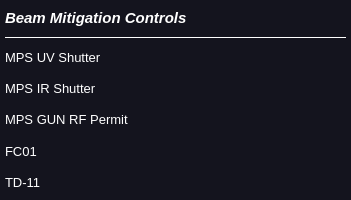
   <widget class="QFrame" name="mitigation_controls">
    <property name="geometry">
     <rect>
      <x>439</x>
      <y>10</y>
      <width>351</width>
      <height>200</height>
     </rect>
    </property>
    <property name="styleSheet">
     <string notr="true">QFrame{
background-color: rgb(20,20,30);
color: rgb(255,255,255);
}

PyDMLabel[alarmSensitiveBorder=&quot;true&quot;][alarmSeverity=&quot;0&quot;] {
  color: rgb(80,200,120);
  border-color: rgb(80,255,120);
  border-width: 2px;
  border-style: solid;
}

PyDMLabel[alarmSensitiveBorder=&quot;true&quot;][alarmSeverity=&quot;1&quot;] {
  color: rgb(192,192,0);
  border-color: rgb(255,255,0);
  border-width: 2px;
  border-style: solid;
}

PyDMLabel[alarmSensitiveBorder=&quot;true&quot;][alarmSeverity=&quot;2&quot;] {
  color: rgb(255,69,58);
  border-color: rgb(255,0,0);
  border-width: 3px;
  border-style: double;
}

PyDMLabel[alarmSensitiveBorder=&quot;true&quot;][alarmSeverity=&quot;3&quot;] {
  color: rgb(160,50,200);
  border-color: rgb(192,0,255);
  border-width: 2px;
  border-style: dashed;
}

PyDMLabel[alarmSensitiveBorder=&quot;true&quot;][alarmSeverity=&quot;4&quot;] {
  color: rgb(218,218,218);
  border-color: rgb(218,218,218);
  border-width: 3px;
  border-style: dashed;
}
</string>
    </property>
    <property name="frameShape">
     <enum>QFrame::NoFrame</enum>
    </property>
    <property name="frameShadow">
     <enum>QFrame::Plain</enum>
    </property>
    <layout class="QGridLayout" name="gridLayout">
     <property name="leftMargin">
      <number>5</number>
     </property>
     <property name="topMargin">
      <number>5</number>
     </property>
     <property name="rightMargin">
      <number>5</number>
     </property>
     <property name="bottomMargin">
      <number>5</number>
     </property>
     <property name="spacing">
      <number>5</number>
     </property>
     <item row="2" column="1">
      <widget class="PyDMEnumButton" name="mit_laser">
       <property name="minimumSize">
        <size>
         <width>110</width>
         <height>0</height>
        </size>
       </property>
       <property name="maximumSize">
        <size>
         <width>110</width>
         <height>16777215</height>
        </size>
       </property>
       <property name="font">
        <font>
         <pointsize>11</pointsize>
         <weight>75</weight>
         <bold>true</bold>
        </font>
       </property>
       <property name="toolTip">
        <string/>
       </property>
       <property name="styleSheet">
        <string notr="true">PyDMEnumButton{
background-color: rgb(20,20,30);
}
QPushButton {
background-color: rgb(40,40,50);
color: rgb(255,255,255);
}</string>
       </property>
       <property name="alarmSensitiveContent" stdset="0">
        <bool>false</bool>
       </property>
       <property name="alarmSensitiveBorder" stdset="0">
        <bool>false</bool>
       </property>
       <property name="PyDMToolTip" stdset="0">
        <string/>
       </property>
       <property name="monitorDisp" stdset="0">
        <bool>false</bool>
       </property>
       <property name="channel" stdset="0">
        <string>IOC:SYS1:MP01:MSHUTCTL</string>
       </property>
       <property name="items" stdset="0">
        <stringlist>
         <string>No</string>
         <string>Yes</string>
        </stringlist>
       </property>
       <property name="useCustomOrder" stdset="0">
        <bool>false</bool>
       </property>
       <property name="invertOrder" stdset="0">
        <bool>true</bool>
       </property>
       <property name="customOrder" stdset="0">
        <stringlist/>
       </property>
       <property name="orientation" stdset="0">
        <enum>Qt::Horizontal</enum>
       </property>
       <property name="marginTop" stdset="0">
        <number>2</number>
       </property>
       <property name="marginBottom" stdset="0">
        <number>2</number>
       </property>
       <property name="marginLeft" stdset="0">
        <number>2</number>
       </property>
       <property name="marginRight" stdset="0">
        <number>2</number>
       </property>
       <property name="horizontalSpacing" stdset="0">
        <number>2</number>
       </property>
       <property name="verticalSpacing" stdset="0">
        <number>2</number>
       </property>
       <property name="checkable" stdset="0">
        <bool>true</bool>
       </property>
      </widget>
     </item>
     <item row="7" column="2">
      <widget class="PyDMLabel" name="PyDMLabel_4">
       <property name="minimumSize">
        <size>
         <width>0</width>
         <height>25</height>
        </size>
       </property>
       <property name="maximumSize">
        <size>
         <width>80</width>
         <height>16777215</height>
        </size>
       </property>
       <property name="font">
        <font>
         <pointsize>10</pointsize>
        </font>
       </property>
       <property name="toolTip">
        <string/>
       </property>
       <property name="alignment">
        <set>Qt::AlignCenter</set>
       </property>
       <property name="alarmSensitiveContent" stdset="0">
        <bool>true</bool>
       </property>
       <property name="channel" stdset="0">
        <string>DUMP:LI11:390:TGT_STS</string>
       </property>
      </widget>
     </item>
     <item row="3" column="2">
      <widget class="PyDMLabel" name="PyDMLabel_21">
       <property name="minimumSize">
        <size>
         <width>0</width>
         <height>25</height>
        </size>
       </property>
       <property name="maximumSize">
        <size>
         <width>80</width>
         <height>16777215</height>
        </size>
       </property>
       <property name="font">
        <font>
         <pointsize>10</pointsize>
        </font>
       </property>
       <property name="toolTip">
        <string/>
       </property>
       <property name="alignment">
        <set>Qt::AlignCenter</set>
       </property>
       <property name="alarmSensitiveContent" stdset="0">
        <bool>true</bool>
       </property>
       <property name="channel" stdset="0">
        <string>IOC:SYS1:MP01:LSHUTCTL</string>
       </property>
      </widget>
     </item>
     <item row="1" column="0" colspan="3">
      <widget class="Line" name="line_8">
       <property name="frameShadow">
        <enum>QFrame::Plain</enum>
       </property>
       <property name="orientation">
        <enum>Qt::Horizontal</enum>
       </property>
      </widget>
     </item>
     <item row="2" column="0">
      <widget class="QLabel" name="label_2">
       <property name="font">
        <font>
         <pointsize>10</pointsize>
        </font>
       </property>
       <property name="text">
        <string>MPS UV Shutter</string>
       </property>
      </widget>
     </item>
     <item row="4" column="2">
      <widget class="PyDMLabel" name="PyDMLabel">
       <property name="minimumSize">
        <size>
         <width>0</width>
         <height>25</height>
        </size>
       </property>
       <property name="maximumSize">
        <size>
         <width>80</width>
         <height>16777215</height>
        </size>
       </property>
       <property name="font">
        <font>
         <pointsize>10</pointsize>
        </font>
       </property>
       <property name="toolTip">
        <string/>
       </property>
       <property name="alignment">
        <set>Qt::AlignCenter</set>
       </property>
       <property name="alarmSensitiveContent" stdset="0">
        <bool>true</bool>
       </property>
       <property name="channel" stdset="0">
        <string>IOC:SYS1:MP01:PCELLCTL</string>
       </property>
      </widget>
     </item>
     <item row="7" column="0">
      <widget class="QLabel" name="label_4">
       <property name="font">
        <font>
         <pointsize>10</pointsize>
        </font>
       </property>
       <property name="text">
        <string>TD-11</string>
       </property>
      </widget>
     </item>
     <item row="3" column="1">
      <widget class="PyDMEnumButton" name="mit_TD11_2">
       <property name="minimumSize">
        <size>
         <width>110</width>
         <height>0</height>
        </size>
       </property>
       <property name="maximumSize">
        <size>
         <width>110</width>
         <height>16777215</height>
        </size>
       </property>
       <property name="font">
        <font>
         <pointsize>11</pointsize>
         <weight>75</weight>
         <bold>true</bold>
        </font>
       </property>
       <property name="toolTip">
        <string/>
       </property>
       <property name="styleSheet">
        <string notr="true">PyDMEnumButton{
background-color: rgb(20,20,30);
}
QPushButton {
background-color: rgb(40,40,50);
color: rgb(255,255,255);
}</string>
       </property>
       <property name="alarmSensitiveContent" stdset="0">
        <bool>false</bool>
       </property>
       <property name="alarmSensitiveBorder" stdset="0">
        <bool>false</bool>
       </property>
       <property name="PyDMToolTip" stdset="0">
        <string/>
       </property>
       <property name="monitorDisp" stdset="0">
        <bool>false</bool>
       </property>
       <property name="channel" stdset="0">
        <string>IOC:SYS1:MP01:LSHUTCTL</string>
       </property>
       <property name="items" stdset="0">
        <stringlist>
         <string>No</string>
         <string>Yes</string>
        </stringlist>
       </property>
       <property name="useCustomOrder" stdset="0">
        <bool>false</bool>
       </property>
       <property name="invertOrder" stdset="0">
        <bool>true</bool>
       </property>
       <property name="customOrder" stdset="0">
        <stringlist/>
       </property>
       <property name="orientation" stdset="0">
        <enum>Qt::Horizontal</enum>
       </property>
       <property name="marginTop" stdset="0">
        <number>2</number>
       </property>
       <property name="marginBottom" stdset="0">
        <number>2</number>
       </property>
       <property name="marginLeft" stdset="0">
        <number>2</number>
       </property>
       <property name="marginRight" stdset="0">
        <number>2</number>
       </property>
       <property name="horizontalSpacing" stdset="0">
        <number>2</number>
       </property>
       <property name="verticalSpacing" stdset="0">
        <number>2</number>
       </property>
       <property name="checkable" stdset="0">
        <bool>true</bool>
       </property>
      </widget>
     </item>
     <item row="4" column="0">
      <widget class="QLabel" name="label_3">
       <property name="font">
        <font>
         <pointsize>10</pointsize>
        </font>
       </property>
       <property name="text">
        <string>MPS GUN RF Permit</string>
       </property>
      </widget>
     </item>
     <item row="7" column="1">
      <widget class="PyDMEnumButton" name="mit_TD11">
       <property name="minimumSize">
        <size>
         <width>110</width>
         <height>0</height>
        </size>
       </property>
       <property name="maximumSize">
        <size>
         <width>110</width>
         <height>16777215</height>
        </size>
       </property>
       <property name="font">
        <font>
         <pointsize>11</pointsize>
         <weight>75</weight>
         <bold>true</bold>
        </font>
       </property>
       <property name="toolTip">
        <string/>
       </property>
       <property name="styleSheet">
        <string notr="true">PyDMEnumButton{
background-color: rgb(20,20,30);
}
QPushButton {
background-color: rgb(40,40,50);
color: rgb(255,255,255);
}</string>
       </property>
       <property name="alarmSensitiveContent" stdset="0">
        <bool>false</bool>
       </property>
       <property name="alarmSensitiveBorder" stdset="0">
        <bool>false</bool>
       </property>
       <property name="PyDMToolTip" stdset="0">
        <string/>
       </property>
       <property name="monitorDisp" stdset="0">
        <bool>false</bool>
       </property>
       <property name="channel" stdset="0">
        <string>DUMP:LI11:390:PNEUMATIC</string>
       </property>
       <property name="items" stdset="0">
        <stringlist>
         <string>IN</string>
         <string>OUT</string>
        </stringlist>
       </property>
       <property name="useCustomOrder" stdset="0">
        <bool>false</bool>
       </property>
       <property name="invertOrder" stdset="0">
        <bool>true</bool>
       </property>
       <property name="customOrder" stdset="0">
        <stringlist/>
       </property>
       <property name="orientation" stdset="0">
        <enum>Qt::Horizontal</enum>
       </property>
       <property name="marginTop" stdset="0">
        <number>2</number>
       </property>
       <property name="marginBottom" stdset="0">
        <number>2</number>
       </property>
       <property name="marginLeft" stdset="0">
        <number>2</number>
       </property>
       <property name="marginRight" stdset="0">
        <number>2</number>
       </property>
       <property name="horizontalSpacing" stdset="0">
        <number>2</number>
       </property>
       <property name="verticalSpacing" stdset="0">
        <number>2</number>
       </property>
       <property name="checkable" stdset="0">
        <bool>true</bool>
       </property>
      </widget>
     </item>
     <item row="2" column="2">
      <widget class="PyDMLabel" name="PyDMLabel_2">
       <property name="minimumSize">
        <size>
         <width>0</width>
         <height>25</height>
        </size>
       </property>
       <property name="maximumSize">
        <size>
         <width>80</width>
         <height>16777215</height>
        </size>
       </property>
       <property name="font">
        <font>
         <pointsize>10</pointsize>
        </font>
       </property>
       <property name="toolTip">
        <string/>
       </property>
       <property name="alignment">
        <set>Qt::AlignCenter</set>
       </property>
       <property name="alarmSensitiveContent" stdset="0">
        <bool>true</bool>
       </property>
       <property name="channel" stdset="0">
        <string>IOC:SYS1:MP01:MSHUTCTL</string>
       </property>
      </widget>
     </item>
     <item row="3" column="0">
      <widget class="QLabel" name="label_33">
       <property name="font">
        <font>
         <pointsize>10</pointsize>
        </font>
       </property>
       <property name="text">
        <string>MPS IR Shutter</string>
       </property>
      </widget>
     </item>
     <item row="4" column="1">
      <widget class="PyDMEnumButton" name="mit_gunRF">
       <property name="minimumSize">
        <size>
         <width>110</width>
         <height>0</height>
        </size>
       </property>
       <property name="maximumSize">
        <size>
         <width>110</width>
         <height>16777215</height>
        </size>
       </property>
       <property name="font">
        <font>
         <pointsize>11</pointsize>
         <weight>75</weight>
         <bold>true</bold>
        </font>
       </property>
       <property name="toolTip">
        <string/>
       </property>
       <property name="styleSheet">
        <string notr="true">PyDMEnumButton{
background-color: rgb(20,20,30);
}
QPushButton {
background-color: rgb(40,40,50);
color: rgb(255,255,255);
}</string>
       </property>
       <property name="alarmSensitiveContent" stdset="0">
        <bool>false</bool>
       </property>
       <property name="alarmSensitiveBorder" stdset="0">
        <bool>false</bool>
       </property>
       <property name="PyDMToolTip" stdset="0">
        <string/>
       </property>
       <property name="monitorDisp" stdset="0">
        <bool>false</bool>
       </property>
       <property name="channel" stdset="0">
        <string>IOC:SYS1:MP01:PCELLCTL</string>
       </property>
       <property name="items" stdset="0">
        <stringlist>
         <string>No</string>
         <string>Yes</string>
        </stringlist>
       </property>
       <property name="useCustomOrder" stdset="0">
        <bool>false</bool>
       </property>
       <property name="invertOrder" stdset="0">
        <bool>true</bool>
       </property>
       <property name="customOrder" stdset="0">
        <stringlist/>
       </property>
       <property name="orientation" stdset="0">
        <enum>Qt::Horizontal</enum>
       </property>
       <property name="marginTop" stdset="0">
        <number>2</number>
       </property>
       <property name="marginBottom" stdset="0">
        <number>2</number>
       </property>
       <property name="marginLeft" stdset="0">
        <number>2</number>
       </property>
       <property name="marginRight" stdset="0">
        <number>2</number>
       </property>
       <property name="horizontalSpacing" stdset="0">
        <number>2</number>
       </property>
       <property name="verticalSpacing" stdset="0">
        <number>2</number>
       </property>
       <property name="checkable" stdset="0">
        <bool>true</bool>
       </property>
      </widget>
     </item>
     <item row="0" column="0" colspan="2">
      <widget class="QLabel" name="label_5">
       <property name="minimumSize">
        <size>
         <width>0</width>
         <height>20</height>
        </size>
       </property>
       <property name="font">
        <font>
         <pointsize>11</pointsize>
         <weight>75</weight>
         <italic>true</italic>
         <bold>true</bold>
        </font>
       </property>
       <property name="text">
        <string>Beam Mitigation Controls</string>
       </property>
      </widget>
     </item>
     <item row="6" column="0">
      <widget class="QLabel" name="label">
       <property name="font">
        <font>
         <pointsize>10</pointsize>
        </font>
       </property>
       <property name="text">
        <string>FC01</string>
       </property>
      </widget>
     </item>
     <item row="6" column="1">
      <widget class="PyDMEnumButton" name="mit_FC01">
       <property name="maximumSize">
        <size>
         <width>110</width>
         <height>30</height>
        </size>
       </property>
       <property name="font">
        <font>
         <pointsize>11</pointsize>
         <weight>75</weight>
         <bold>true</bold>
        </font>
       </property>
       <property name="toolTip">
        <string/>
       </property>
       <property name="styleSheet">
        <string notr="true">PyDMEnumButton{
background-color: rgb(20,20,30);
}
QPushButton {
background-color: rgb(40,40,50);
color: rgb(255,255,255);
}</string>
       </property>
       <property name="alarmSensitiveContent" stdset="0">
        <bool>false</bool>
       </property>
       <property name="alarmSensitiveBorder" stdset="0">
        <bool>false</bool>
       </property>
       <property name="PyDMToolTip" stdset="0">
        <string/>
       </property>
       <property name="monitorDisp" stdset="0">
        <bool>false</bool>
       </property>
       <property name="channel" stdset="0">
        <string>FARC:IN10:241:PNEUMATIC </string>
       </property>
       <property name="items" stdset="0">
        <stringlist>
         <string>IN</string>
         <string>OUT</string>
        </stringlist>
       </property>
       <property name="useCustomOrder" stdset="0">
        <bool>false</bool>
       </property>
       <property name="invertOrder" stdset="0">
        <bool>false</bool>
       </property>
       <property name="customOrder" stdset="0">
        <stringlist/>
       </property>
       <property name="orientation" stdset="0">
        <enum>Qt::Horizontal</enum>
       </property>
       <property name="marginTop" stdset="0">
        <number>2</number>
       </property>
       <property name="marginBottom" stdset="0">
        <number>2</number>
       </property>
       <property name="marginLeft" stdset="0">
        <number>2</number>
       </property>
       <property name="marginRight" stdset="0">
        <number>2</number>
       </property>
       <property name="horizontalSpacing" stdset="0">
        <number>2</number>
       </property>
       <property name="verticalSpacing" stdset="0">
        <number>2</number>
       </property>
       <property name="checkable" stdset="0">
        <bool>true</bool>
       </property>
      </widget>
     </item>
     <item row="6" column="2">
      <widget class="PyDMLabel" name="PyDMLabel_3">
       <property name="maximumSize">
        <size>
         <width>80</width>
         <height>16777215</height>
        </size>
       </property>
       <property name="font">
        <font>
         <pointsize>10</pointsize>
        </font>
       </property>
       <property name="toolTip">
        <string/>
       </property>
       <property name="alignment">
        <set>Qt::AlignCenter</set>
       </property>
       <property name="alarmSensitiveContent" stdset="0">
        <bool>true</bool>
       </property>
       <property name="channel" stdset="0">
        <string>FARC:IN10:241:TGT_STS</string>
       </property>
      </widget>
     </item>
    </layout>
   </widget>
